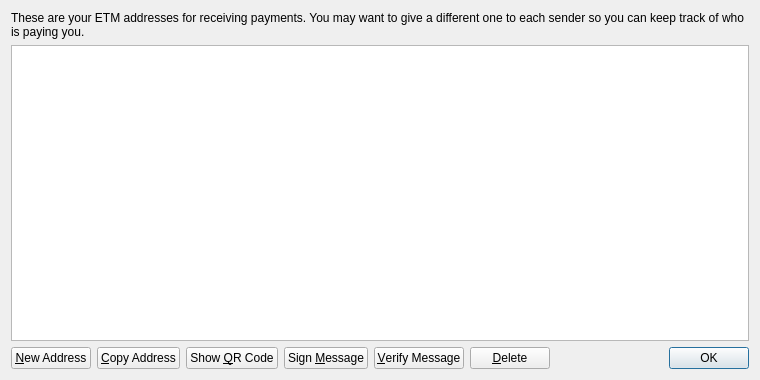
<?xml version="1.0" encoding="UTF-8"?>
<ui version="4.0">
 <class>AddressBookPage</class>
 <widget class="QWidget" name="AddressBookPage">
  <property name="geometry">
   <rect>
    <x>0</x>
    <y>0</y>
    <width>760</width>
    <height>380</height>
   </rect>
  </property>
  <property name="windowTitle">
   <string>Address Book</string>
  </property>
  <layout class="QVBoxLayout" name="verticalLayout">
   <item>
    <widget class="QLabel" name="labelExplanation">
     <property name="text">
      <string>These are your ETM addresses for receiving payments. You may want to give a different one to each sender so you can keep track of who is paying you.</string>
     </property>
     <property name="textFormat">
      <enum>Qt::PlainText</enum>
     </property>
     <property name="wordWrap">
      <bool>true</bool>
     </property>
    </widget>
   </item>
   <item>
    <widget class="QTableView" name="tableView">
     <property name="contextMenuPolicy">
      <enum>Qt::CustomContextMenu</enum>
     </property>
     <property name="toolTip">
      <string>Double-click to edit address or label</string>
     </property>
     <property name="tabKeyNavigation">
      <bool>false</bool>
     </property>
     <property name="alternatingRowColors">
      <bool>true</bool>
     </property>
     <property name="selectionMode">
      <enum>QAbstractItemView::SingleSelection</enum>
     </property>
     <property name="selectionBehavior">
      <enum>QAbstractItemView::SelectRows</enum>
     </property>
     <property name="sortingEnabled">
      <bool>true</bool>
     </property>
     <attribute name="verticalHeaderVisible">
      <bool>false</bool>
     </attribute>
    </widget>
   </item>
   <item>
    <layout class="QHBoxLayout" name="horizontalLayout">
     <item>
      <widget class="QPushButton" name="newAddressButton">
       <property name="toolTip">
        <string>Create a new address</string>
       </property>
       <property name="text">
        <string>&amp;New Address</string>
       </property>
       <property name="icon">
        <iconset resource="../bitcoin.qrc">
         <normaloff>:/icons/add</normaloff>:/icons/add</iconset>
       </property>
      </widget>
     </item>
     <item>
      <widget class="QPushButton" name="copyToClipboard">
       <property name="toolTip">
        <string>Copy the currently selected address to the system clipboard</string>
       </property>
       <property name="text">
        <string>&amp;Copy Address</string>
       </property>
       <property name="icon">
        <iconset resource="../bitcoin.qrc">
         <normaloff>:/icons/editcopy</normaloff>:/icons/editcopy</iconset>
       </property>
      </widget>
     </item>
     <item>
      <widget class="QPushButton" name="showQRCode">
       <property name="text">
        <string>Show &amp;QR Code</string>
       </property>
       <property name="icon">
        <iconset resource="../bitcoin.qrc">
         <normaloff>:/icons/qrcode</normaloff>:/icons/qrcode</iconset>
       </property>
      </widget>
     </item>
     <item>
      <widget class="QPushButton" name="signMessage">
       <property name="toolTip">
        <string>Sign a message to prove you own a ETM address</string>
       </property>
       <property name="text">
        <string>Sign &amp;Message</string>
       </property>
       <property name="icon">
        <iconset resource="../bitcoin.qrc">
         <normaloff>:/icons/edit</normaloff>:/icons/edit</iconset>
       </property>
      </widget>
     </item>
     <item>
      <widget class="QPushButton" name="verifyMessage">
       <property name="toolTip">
        <string>Verify a message to ensure it was signed with a specified ETM address</string>
       </property>
       <property name="text">
        <string>&amp;Verify Message</string>
       </property>
       <property name="icon">
        <iconset resource="../bitcoin.qrc">
         <normaloff>:/icons/transaction_0</normaloff>:/icons/transaction_0</iconset>
       </property>
      </widget>
     </item>
     <item>
      <widget class="QPushButton" name="deleteButton">
       <property name="toolTip">
        <string>Delete the currently selected address from the list</string>
       </property>
       <property name="text">
        <string>&amp;Delete</string>
       </property>
       <property name="icon">
        <iconset resource="../bitcoin.qrc">
         <normaloff>:/icons/remove</normaloff>:/icons/remove</iconset>
       </property>
      </widget>
     </item>
     <item>
      <spacer name="horizontalSpacer">
       <property name="orientation">
        <enum>Qt::Horizontal</enum>
       </property>
       <property name="sizeHint" stdset="0">
        <size>
         <width>40</width>
         <height>20</height>
        </size>
       </property>
      </spacer>
     </item>
     <item>
      <widget class="QDialogButtonBox" name="buttonBox">
       <property name="sizePolicy">
        <sizepolicy hsizetype="Maximum" vsizetype="Fixed">
         <horstretch>0</horstretch>
         <verstretch>0</verstretch>
        </sizepolicy>
       </property>
       <property name="standardButtons">
        <set>QDialogButtonBox::Ok</set>
       </property>
      </widget>
     </item>
    </layout>
   </item>
  </layout>
 </widget>
 <resources>
  <include location="../bitcoin.qrc"/>
 </resources>
 <connections/>
</ui>
